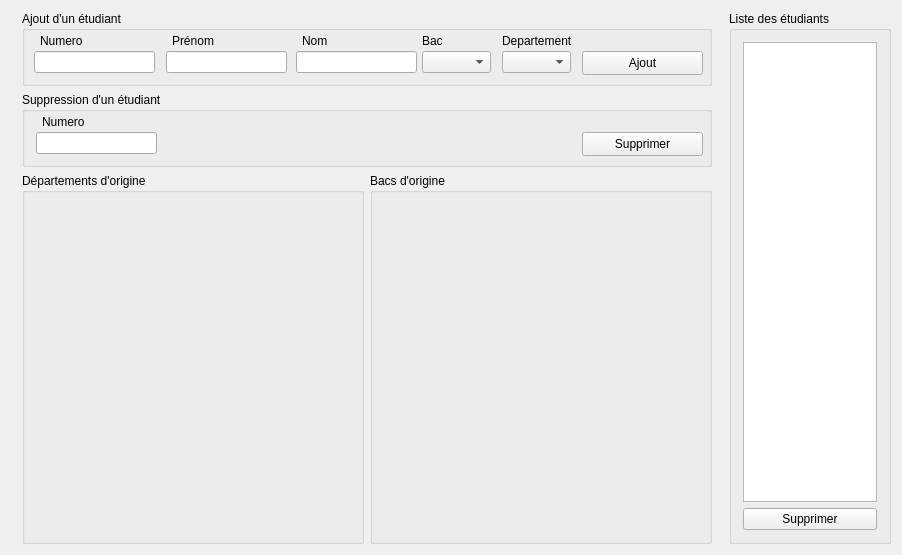
<?xml version="1.0" encoding="UTF-8"?>
<ui version="4.0">
 <class>TP3_GestionEtuClass</class>
 <widget class="QMainWindow" name="TP3_GestionEtuClass">
  <property name="geometry">
   <rect>
    <x>0</x>
    <y>0</y>
    <width>902</width>
    <height>555</height>
   </rect>
  </property>
  <property name="windowTitle">
   <string>TP3_GestionEtu</string>
  </property>
  <widget class="QWidget" name="centralWidget">
   <layout class="QHBoxLayout" name="horizontalLayout_2">
    <item>
     <widget class="QWidget" name="widget" native="true">
      <layout class="QVBoxLayout" name="verticalLayout">
       <property name="topMargin">
        <number>0</number>
       </property>
       <property name="bottomMargin">
        <number>0</number>
       </property>
       <item>
        <widget class="QGroupBox" name="groupBox_AddStudent">
         <property name="minimumSize">
          <size>
           <width>690</width>
           <height>75</height>
          </size>
         </property>
         <property name="maximumSize">
          <size>
           <width>16777215</width>
           <height>75</height>
          </size>
         </property>
         <property name="title">
          <string>Ajout d'un étudiant</string>
         </property>
         <widget class="QPushButton" name="pushButton_addStudent">
          <property name="geometry">
           <rect>
            <x>560</x>
            <y>40</y>
            <width>121</width>
            <height>24</height>
           </rect>
          </property>
          <property name="text">
           <string>Ajout</string>
          </property>
         </widget>
         <widget class="QLineEdit" name="lineEdit_add_number">
          <property name="geometry">
           <rect>
            <x>12</x>
            <y>40</y>
            <width>121</width>
            <height>22</height>
           </rect>
          </property>
         </widget>
         <widget class="QLabel" name="label">
          <property name="geometry">
           <rect>
            <x>18</x>
            <y>20</y>
            <width>61</width>
            <height>20</height>
           </rect>
          </property>
          <property name="text">
           <string>Numero</string>
          </property>
         </widget>
         <widget class="QLineEdit" name="lineEdit_add_firstname">
          <property name="geometry">
           <rect>
            <x>144</x>
            <y>40</y>
            <width>121</width>
            <height>22</height>
           </rect>
          </property>
         </widget>
         <widget class="QLabel" name="label_2">
          <property name="geometry">
           <rect>
            <x>150</x>
            <y>20</y>
            <width>61</width>
            <height>20</height>
           </rect>
          </property>
          <property name="text">
           <string>Prénom</string>
          </property>
         </widget>
         <widget class="QLineEdit" name="lineEdit_add_lastname">
          <property name="geometry">
           <rect>
            <x>274</x>
            <y>40</y>
            <width>121</width>
            <height>22</height>
           </rect>
          </property>
         </widget>
         <widget class="QLabel" name="label_3">
          <property name="geometry">
           <rect>
            <x>280</x>
            <y>20</y>
            <width>61</width>
            <height>20</height>
           </rect>
          </property>
          <property name="text">
           <string>Nom</string>
          </property>
         </widget>
         <widget class="QLabel" name="label_4">
          <property name="geometry">
           <rect>
            <x>400</x>
            <y>20</y>
            <width>61</width>
            <height>20</height>
           </rect>
          </property>
          <property name="text">
           <string>Bac</string>
          </property>
         </widget>
         <widget class="QComboBox" name="lineEdit_add_BAC">
          <property name="geometry">
           <rect>
            <x>400</x>
            <y>40</y>
            <width>69</width>
            <height>22</height>
           </rect>
          </property>
         </widget>
         <widget class="QComboBox" name="lineEdit_add_department">
          <property name="geometry">
           <rect>
            <x>480</x>
            <y>40</y>
            <width>69</width>
            <height>22</height>
           </rect>
          </property>
         </widget>
         <widget class="QLabel" name="label_5">
          <property name="geometry">
           <rect>
            <x>480</x>
            <y>20</y>
            <width>71</width>
            <height>20</height>
           </rect>
          </property>
          <property name="text">
           <string>Departement</string>
          </property>
         </widget>
        </widget>
       </item>
       <item>
        <widget class="QGroupBox" name="groupBox_DeleteStudent">
         <property name="minimumSize">
          <size>
           <width>0</width>
           <height>75</height>
          </size>
         </property>
         <property name="maximumSize">
          <size>
           <width>16777215</width>
           <height>75</height>
          </size>
         </property>
         <property name="title">
          <string>Suppression d'un étudiant</string>
         </property>
         <widget class="QPushButton" name="pushButton_delete_number">
          <property name="geometry">
           <rect>
            <x>560</x>
            <y>40</y>
            <width>121</width>
            <height>24</height>
           </rect>
          </property>
          <property name="text">
           <string>Supprimer</string>
          </property>
         </widget>
         <widget class="QLineEdit" name="lineEdit_remove_number">
          <property name="geometry">
           <rect>
            <x>14</x>
            <y>40</y>
            <width>121</width>
            <height>22</height>
           </rect>
          </property>
         </widget>
         <widget class="QLabel" name="label_8">
          <property name="geometry">
           <rect>
            <x>20</x>
            <y>20</y>
            <width>61</width>
            <height>20</height>
           </rect>
          </property>
          <property name="text">
           <string>Numero</string>
          </property>
         </widget>
        </widget>
       </item>
       <item>
        <widget class="QWidget" name="widget_Graphs" native="true">
         <layout class="QHBoxLayout" name="horizontalLayout">
          <property name="leftMargin">
           <number>0</number>
          </property>
          <property name="topMargin">
           <number>0</number>
          </property>
          <property name="rightMargin">
           <number>0</number>
          </property>
          <property name="bottomMargin">
           <number>0</number>
          </property>
          <item>
           <widget class="QGroupBox" name="groupBox_department">
            <property name="minimumSize">
             <size>
              <width>0</width>
              <height>250</height>
             </size>
            </property>
            <property name="title">
             <string>Départements d'origine</string>
            </property>
           </widget>
          </item>
          <item>
           <widget class="QGroupBox" name="groupBox_bacs">
            <property name="minimumSize">
             <size>
              <width>0</width>
              <height>250</height>
             </size>
            </property>
            <property name="title">
             <string>Bacs d'origine</string>
            </property>
           </widget>
          </item>
         </layout>
        </widget>
       </item>
      </layout>
     </widget>
    </item>
    <item>
     <widget class="QGroupBox" name="groupBox_2">
      <property name="maximumSize">
       <size>
        <width>300</width>
        <height>16777215</height>
       </size>
      </property>
      <property name="title">
       <string>Liste des étudiants</string>
      </property>
      <layout class="QVBoxLayout" name="verticalLayout_2">
       <item>
        <widget class="QListWidget" name="listWidget">
         <property name="selectionMode">
          <enum>QAbstractItemView::MultiSelection</enum>
         </property>
         <property name="sortingEnabled">
          <bool>true</bool>
         </property>
        </widget>
       </item>
       <item>
        <widget class="QPushButton" name="pushButton_delete_list">
         <property name="text">
          <string>Supprimer</string>
         </property>
        </widget>
       </item>
      </layout>
     </widget>
    </item>
   </layout>
  </widget>
 </widget>
 <layoutdefault spacing="6" margin="11"/>
 <resources/>
 <connections/>
</ui>
